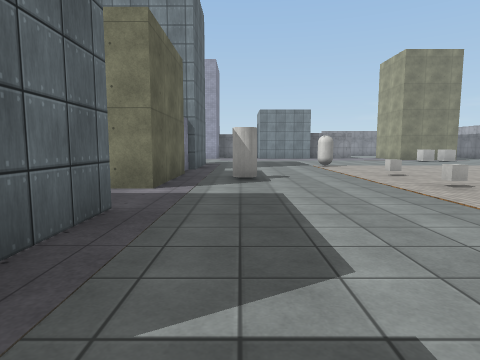
[1] (above)

24 first-person views from a walk through a scene from a Unity 3-D project. The camera is 1.3 m above the floor, tilts 6° down and sees 75° across. The floor is counted in squares, 2 m on a side. Each view is taken from the middle of a square. On the plan, view 1 faces up. The plan holds only what a view shows up to about 10 squares ahead; the rest is blank. The player is left out. Surface patterns are stand-ins for the level's own textures.

[2]
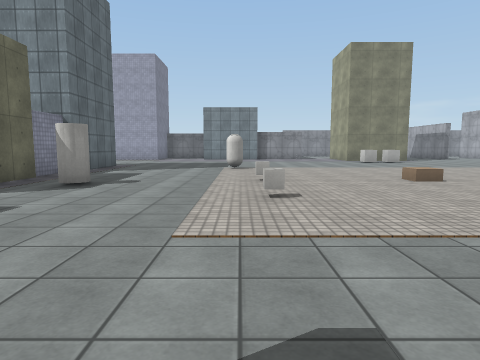

[3]
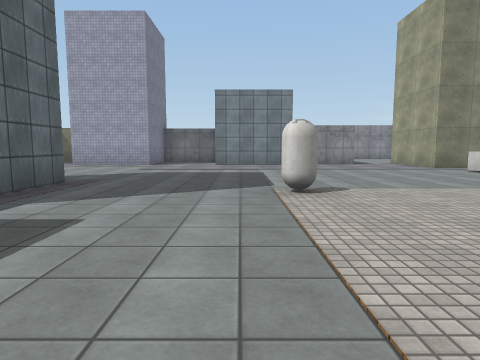

[4]
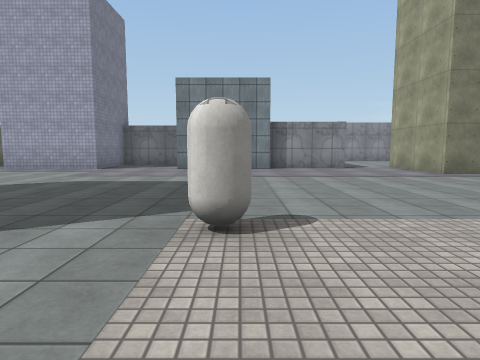

[5]
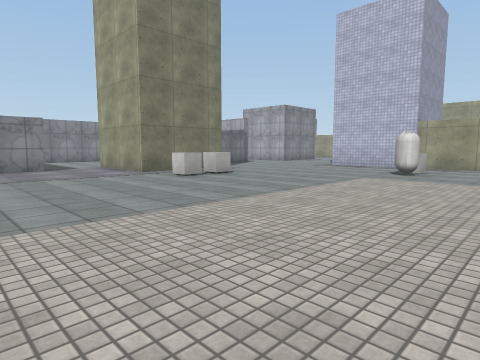

[6]
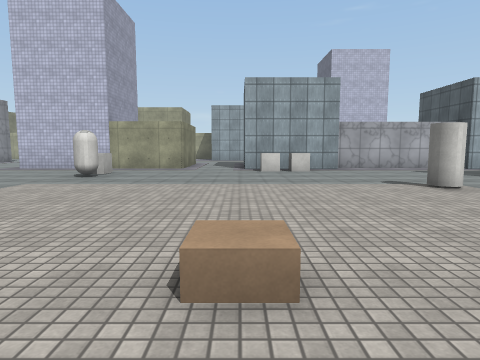

[7]
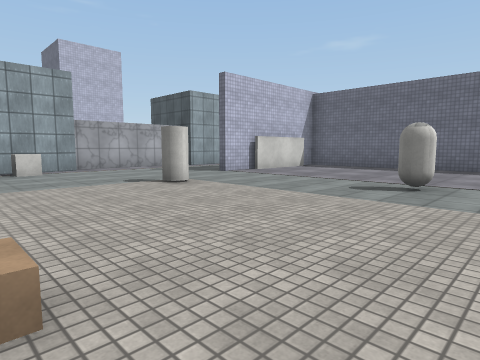

[8]
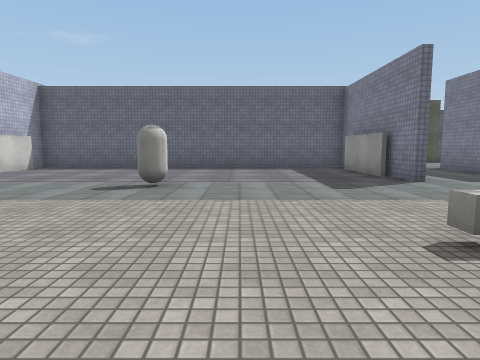

[9]
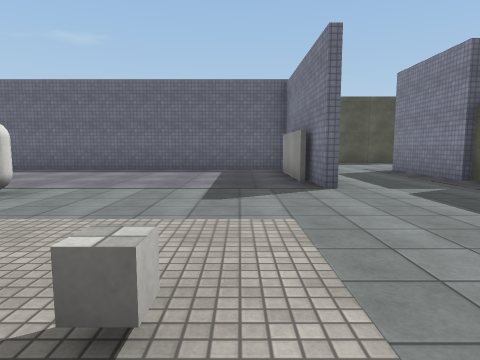

[10]
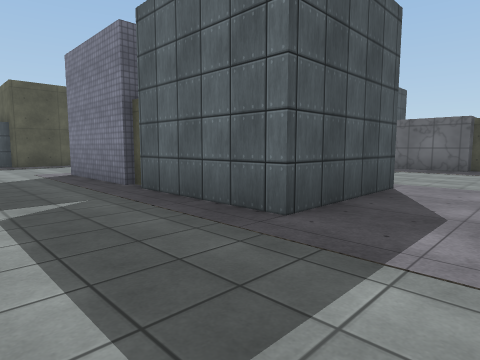

[11]
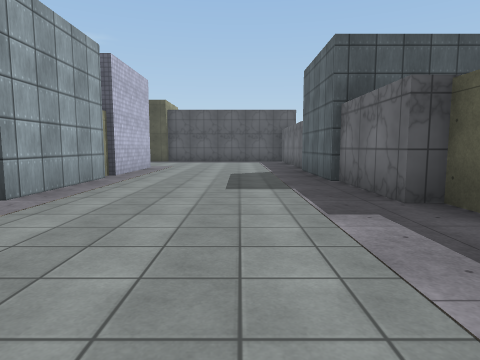

[12]
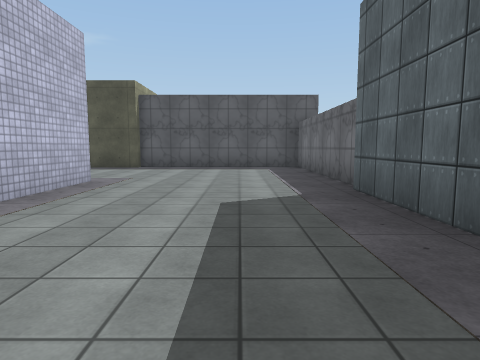

[13]
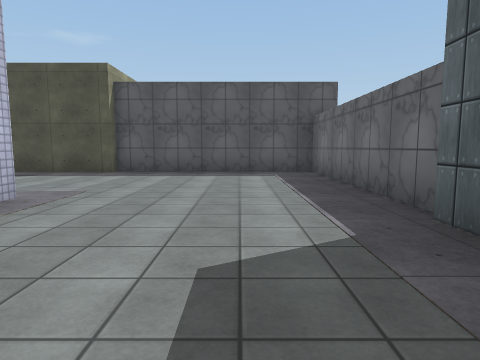

[14]
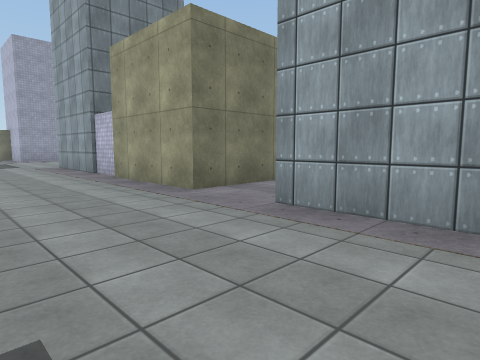

[15]
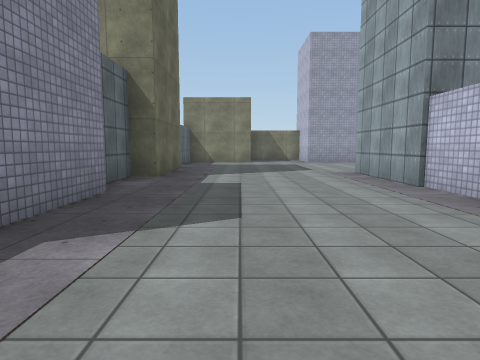

[16]
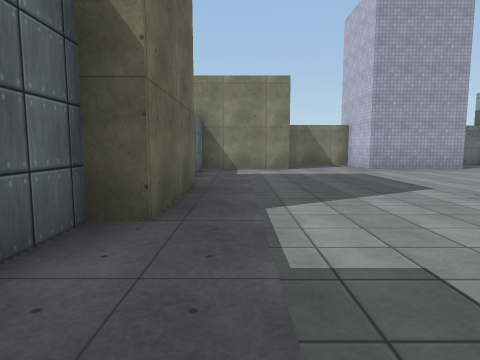

[17]
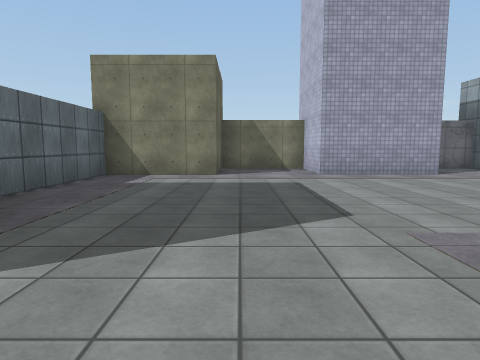

[18]
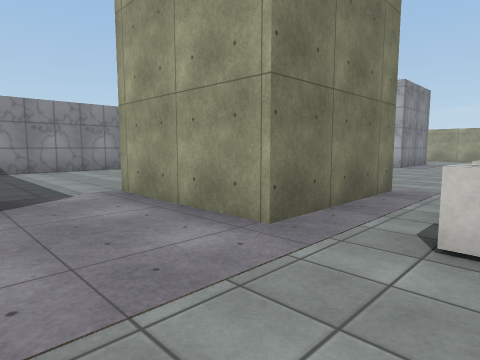

[19]
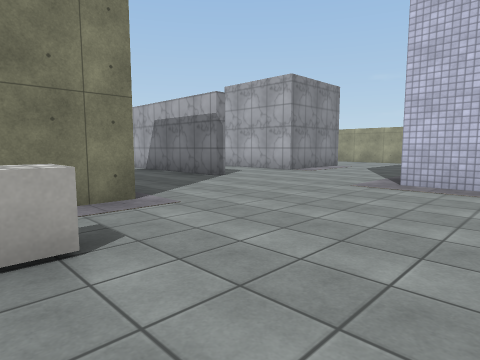

[20]
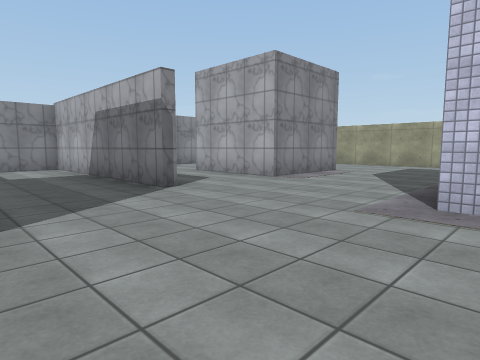

[21]
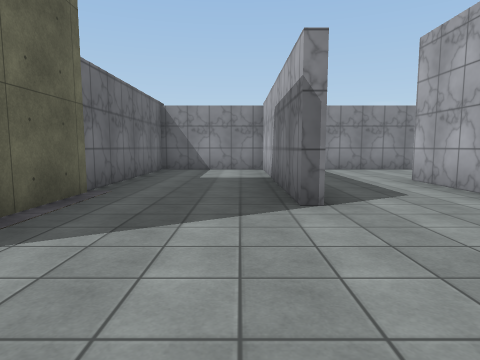

[22]
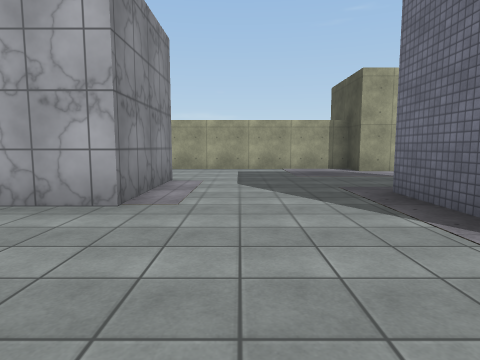

[23]
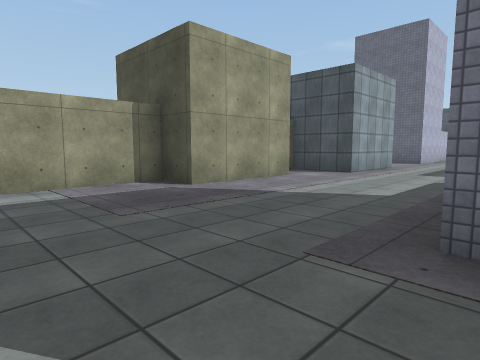

[24]
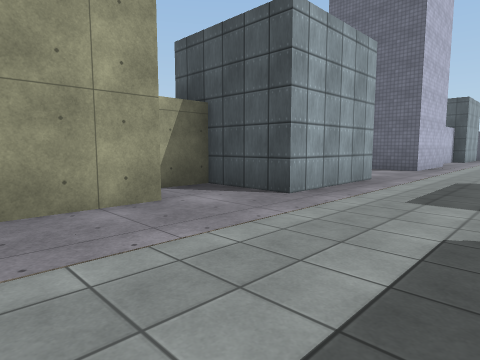

### Floor plan
Points are (right, up) in squares from view 1. A wall is a line through its corners. A room is listed if a view was taken in it or the views show most of it. See-through windows are left out.
Room 1 (views 1, 2, 3, 4, 5, 6, 7, 8, 9, 10, 11, 12, 13, 14, 15, 16, 17, 18, 19, 20, 21, 22, 23, 24)
walls: (1.6, 1) (1.6, -0.6); (11.5, -0.2) (11.5, 1.1); (14.4, 4) (14.4, 6.9); (1.8, 0.1) (1.8, -2.5); (14.6, 8.6) (14.6, 13.9); (14.8, 1) (14.8, 4); (11.2, -2.5) (11.2, 0); (-1.4, 11.9) (-1.4, 4.8) (-4.2, 4.8) (-4.2, 7.8); (-1.4, 0) (-1.4, -3); (10.9, 15.6) (8, 15.6) (8, 17.5); (1.6, -3.3) (9.8, -3.3); (-4, 7.9) (-4, 9.1); (-4.2, 9) (-4.2, 11.9); (15.8, 13.8) (17.5, 13.8); (4, 17.4) (3.4, 17.4); (6.4, 17.8) (3.9, 17.8); (-4.2, 0.4) (-4.2, 3.3) (-1.4, 3.3) (-1.4, 0.4); (1.5, 17.4) (1, 17.4); (13.7, 17.4) (13.7, 23.1) (10.8, 23.1) (10.8, 16.8); (20.6, 5.5) (20.6, 8.4) (22.4, 8.4) (22.4, 9.5); (-4.2, -3) (-4.2, 0); (20.6, 0.4) (20.6, 2.6) (21.9, 2.6); (-1.4, 18.1) (-1.4, 17.4) (-4.2, 17.4) (-4.2, 19.3) (-6.5, 19.3) (-6.5, 17.4) (-9.1, 17.4) (-9.1, 14); (1.1, 19.6) (0, 19.6); (21.4, 9.9) (21.4, 12.8) (22.4, 12.8) (22.4, 18.1); (-8.9, 8.6) (-8.9, 6.5); (-9.3, 4) (-9.3, 3.4) (-8.9, 3.4) (-8.9, 1); (-8.7, 1.1) (-8.7, -1.9); (19.2, 17.4) (16.4, 17.4) (16.4, 20.2); (-3.9, -6.9) (-0.9, -6.9); (-8.7, 13.5) (-8.7, 10.7) (-9.3, 10.7) (-9.3, 9.4); (-8.9, -2) (-8.9, -7.2) (-3.8, -7.2); (18.1, 23.1) (15.4, 23.1)
ways out: opening at (7, 18)
objects: cylinder (0, 7); other object (3, 5); other object (3, 7); capsule (3, 11); capsule (6, 2) to (7, 2); other object (9, 14); cylinder (10, 4); capsule (12, 11); other object (13, 11); other object (14, 5) to (14, 6)

Positions as (right, up) in squares from view 1, and headings:
1: (0, 0), facing up
2: (3, 1), facing up
3: (2, 6), facing up
4: (3, 8), facing up
5: (4, 8), facing up-right
6: (5, 7), facing right
7: (5, 7), facing down-right
8: (5, 7), facing down
9: (3, 6), facing down
10: (1, 5), facing down-left
11: (-7, 7), facing down
12: (-7, 3), facing down
13: (-7, 1), facing down
14: (-7, 1), facing up-right
15: (-7, 4), facing up
16: (-8, 8), facing up
17: (-6, 10), facing up
18: (6, 14), facing up-right
19: (9, 12), facing up-right
20: (11, 13), facing up-right
21: (13, 14), facing up
22: (13, 16), facing right
23: (17, 16), facing down-right
24: (18, 12), facing down-right
